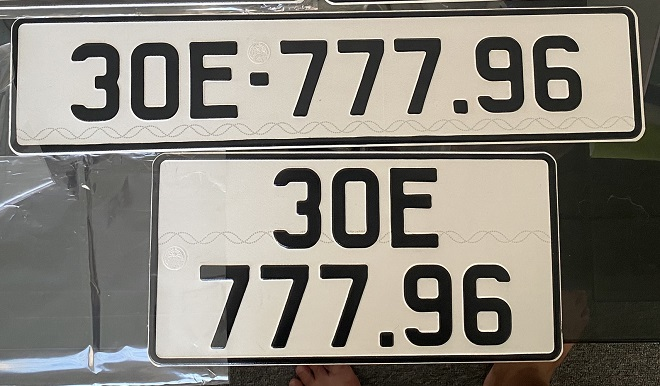
#> input picture ai/bien-so-xe-dinh-danh.jpg, 660 x 386 px
$ python -i rotate.py   (imports and definitions only)
#> lines starting #> are read from the running program, lines starting #| are printed output that depends on the picture
#> further down, picture is the input picture: shape (386, 660, 3); mean B, G, R 124.5, 133.2, 137.1
import numpy as np
import math
import cv2

def changeContrast(img):
    lab= cv2.cvtColor(img, cv2.COLOR_BGR2LAB)
#> lab: shape (386, 660, 3); mean of channels 0, 1, 2 137.3, 127.9, 133.1
    l_channel, a, b = cv2.split(lab)
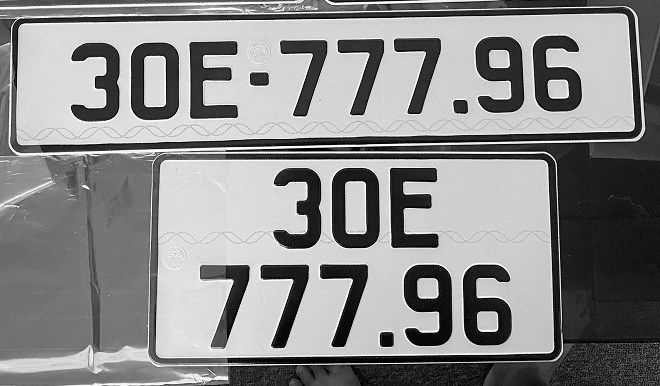
#> l_channel: shape (386, 660); min 0, max 255, mean 137.3
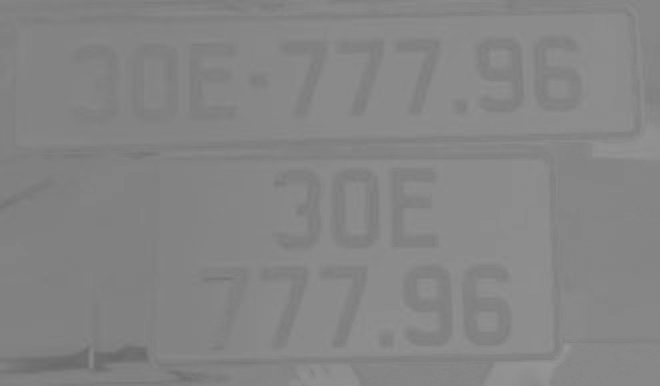
#> b: shape (386, 660); min 105, max 151, mean 133.1
    clahe = cv2.createCLAHE(clipLimit=3.0, tileGridSize=(8,8))
    cl = clahe.apply(l_channel)
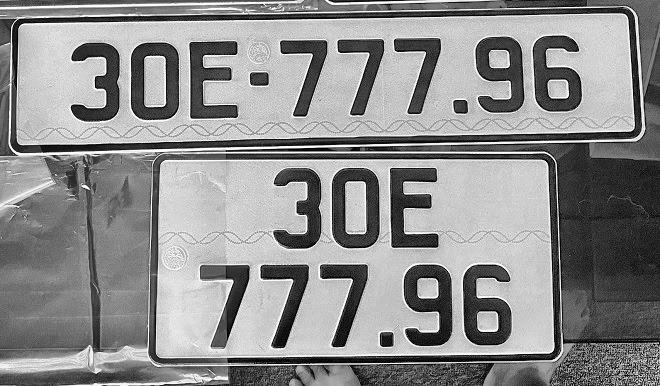
#> cl: shape (386, 660); min 0, max 255, mean 140.2
    limg = cv2.merge((cl,a,b))
#> limg: shape (386, 660, 3); mean of channels 0, 1, 2 140.2, 127.9, 133.1
    enhanced_img = cv2.cvtColor(limg, cv2.COLOR_LAB2BGR)
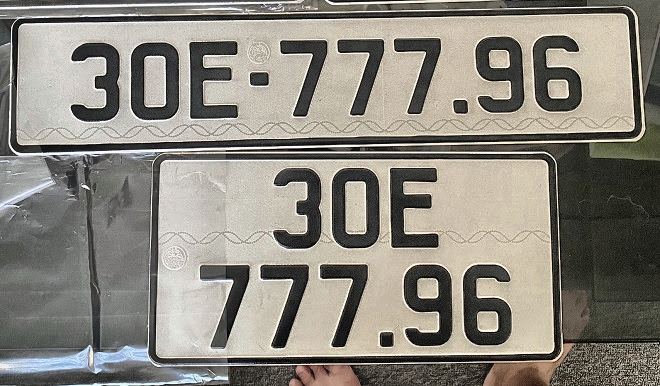
#> enhanced_img: shape (386, 660, 3); mean B, G, R 126.2, 135, 138.9
    return enhanced_img

# [48 lines left out: functions rotate_image, compute_skew, deskew, not called in this run]

>>> import cv2
>>> picture = cv2.imread('ai/bien-so-xe-dinh-danh.jpg')
>>> result = changeContrast(picture)
